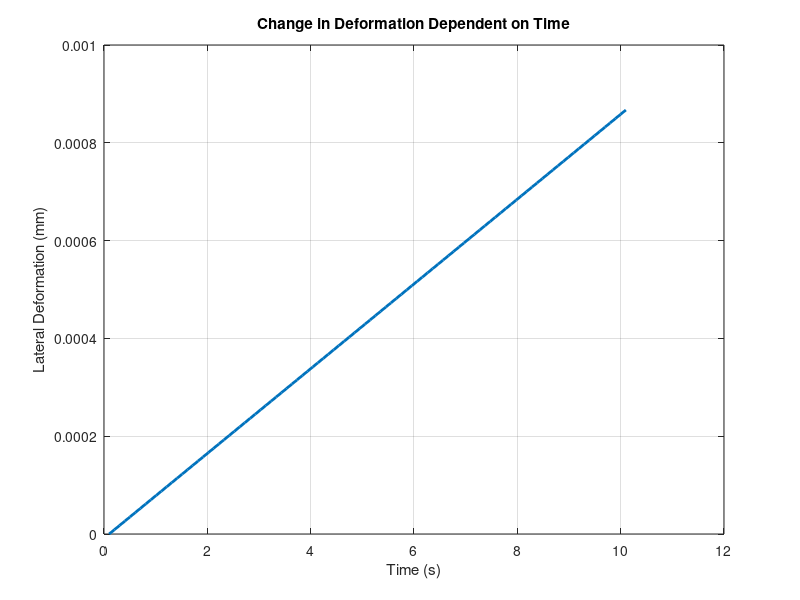

Write the MATLAB code that produced this figure.
%% Definicion de Parametros
P_o = 101325; %presion inicial del sistema en Pa
Qf = 2*0.0018877898; %Flujo volumetrico de referencia del compresor en m^3/s
n = 99; %numero de camaras neumaticas
t = linspace(0,10); %Variable temporal
Mu = 18000000000; %Modulo de Corte en Pa

Ang = 0; %Angulo entre dos camaras
 
b = zeros(1,n+1) + 5.75/1000; %5.75 Longitud desde la base hasta el punto critico de la pared lateral
L = zeros(1,n+1) + 11.5/1000; %Altura total de la camara 11.5
d = zeros(1,n+1) + 5/1000; %Grosor de la camara 
e = zeros(1,n+1) + 7/1000; %Ancho de la camara 7
c = zeros(1,n+1) + 0.5/1000; %Distancia entre las camara 
Z = zeros(1,n+1) + 10/1000; %Longitud de las camaras 

V_o = zeros(1,n+1)%Volumen inicial de las camaras 

for i=1:n+1
V_o(i) = L(i)*d(i)*e(i);
end

W = zeros(1,n+1); %Energia por Parte de la Presion
T = zeros(1,n+1); %Componente del Metodo de Cardano
lambda = zeros(1,n+1);  %Deformacion Lateral Unitaria
h = zeros(1,n+1); %Deformacion Radial Lateral

%%Parametros de Resolucion para el  Metodo de Ferrari
A = zeros(1,n+1); 
B = zeros(1,n+1); 
C = zeros(1,n+1); 
D = zeros(1,n+1); 
E = zeros(1,n+1); 
p = zeros(1,n+1); 
q = zeros(1,n+1); 
r = zeros(1,n+1);
p2 = zeros(1,n+1); 
q2 = zeros(1,n+1); 
Q2 = zeros(1,n+1); 
phi2 = zeros(1,n+1); 
beta0 = zeros(1,n+1); 
alpha0 = zeros(1,n+1); 
x = zeros(1,n+1); 
x0 = zeros(1,n+1); 
y = zeros(1,n+1); 

theta = zeros(1,n+1); %Angulo Relativo de Desplazamiento por Camara
Ox = zeros(1,n+1);  %Componente X del Vector de Direccion
Oy = zeros(1,n+1); %Componente Y del Vector de Direccion
thetaT = zeros(1,n+1); %Angulo Global de Desplazamiento por Camara
thetaT(1) = 135; %Angulo Inicial
lambda0 = zeros(1,n+1); %Error Inicial de Lambda por Aproximacion
h0 = zeros(1,n+1); %Error Inicial de h por Aproximacion

%for k= 0:100

%% Computacion de Energia por Presion
for i=1:n+1    
W(i) = (P_o*(((V_o(i)+(Qf)*t(i))^2)-(V_o(i)^2)))/(2*V_o(i));

end

%% Computacion deformacion lateral
for i=1:n+1
T(i) = sqrt(-1-(((-((2*W(i)/Mu) + 3))^3)/27));
lambda0(i)= (-2*nthroot(sqrt(((-1)^2)+(0^2)),3)*cos(180+(atan(0/-1))/3))-1;
lambda(i)= (-2*nthroot(sqrt(((-1)^2)+(T(i)^2)),3)*cos(180+(atan(T(i)/-1))/3))-lambda0(i); 
h0(i) = sqrt(((((2*L(i))/2)^2)/2)-((L(i)/2)^2));
h(i) = sqrt(((((2*lambda(i)*L(i))/2)^2)/2)-((L(i)/2)^2))-h0(i);
end

%% Computacion angulo de desplazamiento
for i=3:n+1
    
A(i) = (((b(i)^2)-4*((h(i))^2))^2)+ (16*(b(i)^2)*(h(i)^2));
B(i) = 32*c(i)*b(i)*(h(i))^2;
C(i) = 16*((c(i)*h(i))^2)-16*(b(i)^2)*(h(i)^2)+8*(h(i)^2)*((b(i)^2)-4*(h(i)^2));
D(i) = -32*c(i)*b(i)*(h(i))^2;
E(i) = 16*(h(i)^4)-16*(c(i)*h(i))^2;

p(i) = ((B(i)^2)/(8*A(i)^2))+(C(i)/A(i))-((B(i)^2)/(2*(A(i)^2)));
q(i) = ((B(i)^3)/(8*(A(i)^3)))-((C(i)*B(i))/(2*(A(i)^2)))+(D(i)/A(i));
r(i) = ((B(i)^4)/(256*A(i)^4))-(B(i)^4/(64*A(i)^4))+((C(i)*B(i)^2)/(16*A(i)^3))-((D(i)*B(i))/(4*A(i)^2))+(E(i)/A(i));

p2(i) = ((-8*p(i)^2/9)-(16*p(i)^2/9)+(16*p(i)^2/3)-2*p(i)^2+8*r(i))/-8;
q2(i) =(((2*p(i)^3)/3)-((8*p(i)*r(i))/3)+q(i)^2-((8*p(i)^3)/9)+((8*p(i)^3)/27))/-8;

Q2(i) =sqrt(-((q2(i)^2)/4)-((p2(i)^3)/27));
phi2(i) =atan(Q2(i)/-(q2(i)/2));

if (q2(i)^2/4)+(p2(i)^3/27) >= 0
    beta0(i) = nthroot(-(q2(i)/2)+sqrt((q2(i)^2/4)+(p2(i)^3/27)),3)+nthroot(-(q2(i)/2)-sqrt((q2(i)^2/4)+(p2(i)^3/27)),3);
else
    beta0(i) = 2*nthroot(sqrt((-q2(i)/2)^2+Q2(i)^2),3)*cos((180+phi2(i))/3);
end

alpha0(i) = beta0(i)-(p(i)/3);
x0(i)= q(i)/4*alpha0(i);

x(i) = (sqrt(abs(2*alpha0(i)))+sqrt(abs(2*alpha0(i)-4*(x0(i)*sqrt(abs(2*alpha0(i)))+(p(i)/2)+alpha0(i)))))/2;

y(i) = x(i) - B(i)/(4*A(i));

theta(i) = (180*asin(y(i)))/pi; 
end

for i=2:n+1
   thetaT(i) = thetaT(i-1) + theta(i); 
   Ox(i) = Ox(i-1) + Z(i-1)*cos((thetaT(i-1) + thetaT(i))*pi/180);
   Oy(i) = Oy(i-1) + Z(i-1)*sin((thetaT(i-1) + thetaT(i))*pi/180);
end

Ang = theta(3)*2;

%hold on;
t=t+0.1;
plot(t,h, 'LineWidth',2);
xlabel('Time (s)');
ylabel('Lateral Deformation (mm)');
grid on;
title 'Change in Deformation Dependent on Time';
%%axis([0 0.09 -0.07 0.02]);
pause(0.05);


%end